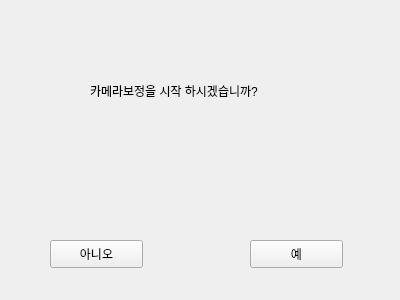
<?xml version="1.0" encoding="UTF-8"?>
<ui version="4.0">
 <class>Form</class>
 <widget class="QWidget" name="Form">
  <property name="geometry">
   <rect>
    <x>0</x>
    <y>0</y>
    <width>400</width>
    <height>300</height>
   </rect>
  </property>
  <property name="windowTitle">
   <string>Form</string>
  </property>
  <widget class="QLabel" name="cam_calibration_Label">
   <property name="geometry">
    <rect>
     <x>90</x>
     <y>70</y>
     <width>281</width>
     <height>41</height>
    </rect>
   </property>
   <property name="text">
    <string>카메라보정을 시작 하시겠습니까?</string>
   </property>
  </widget>
  <widget class="QPushButton" name="cam_calibration_No">
   <property name="geometry">
    <rect>
     <x>50</x>
     <y>240</y>
     <width>93</width>
     <height>28</height>
    </rect>
   </property>
   <property name="text">
    <string>아니오</string>
   </property>
  </widget>
  <widget class="QPushButton" name="cam_calibration_Yes">
   <property name="geometry">
    <rect>
     <x>250</x>
     <y>240</y>
     <width>93</width>
     <height>28</height>
    </rect>
   </property>
   <property name="text">
    <string>예</string>
   </property>
  </widget>
 </widget>
 <resources/>
 <connections/>
</ui>
